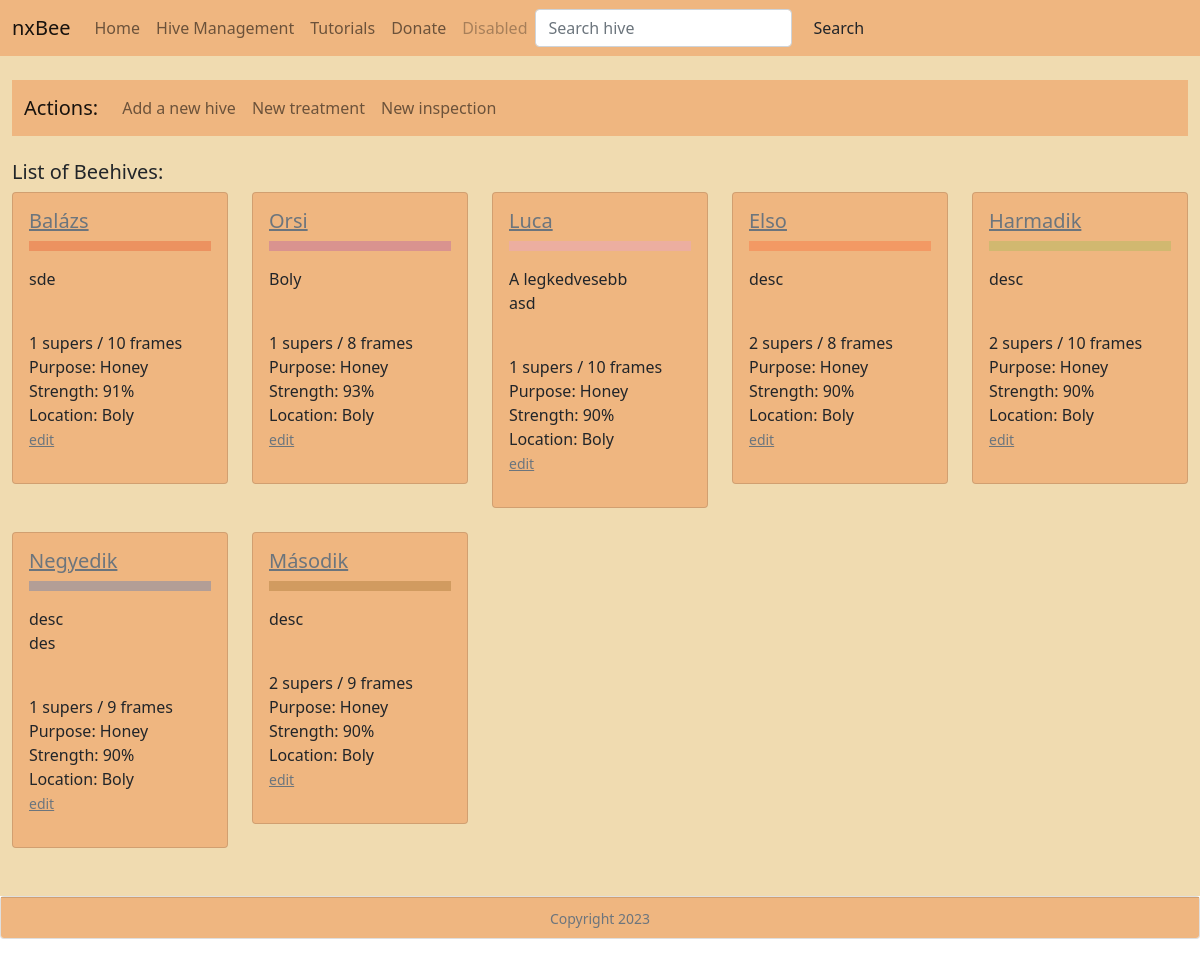
The page /hive_management on the database its author committed.
### hive_management/models.py (models this page shows)
class Hive(models.Model):
    name = models.CharField('Hive Name', max_length=255)
    location = models.CharField('Location', max_length=255)
    description = models.TextField('Description')
    supers = models.IntegerField('Supers')
    frames = models.IntegerField('Frames')
    color = models.CharField('Color', max_length=7, default='#00ff3f')
    purpose = models.CharField('Purpose', max_length=50, default='Honey')
    strength = models.IntegerField('Strength', default=90, validators=[MinValueValidator(1), MaxValueValidator(100)])
    created_on = models.DateField('Date')

### hive_management/views.py (the view, shortened to what this page needs)
# urls.py: path('hive_management', views.hive_management, name='hive_management'),
def hive_management(request):
    hives = Hive.objects.all().order_by('-created_on')
    context = {
        "hives": hives,
    }
    return render(request, 'hive_management.html', context)

### hive_management/templates/hive_management.html (shortened to what this page needs)
{% extends "base.html" %}
{% block page_content %}
<div class="container-fluid" style="background-color: #f0dbb0;">
    <br>
    <nav class="navbar navbar-expand-lg navbar-light" style="background-color: #efb680;">
        <div class="container-fluid">
          <div class="navbar-brand">Actions:</div>
          <div class="collapse navbar-collapse" id="navbarNav">
            <ul class="navbar-nav">
                <li class="nav-item">
                    <a class="nav-link" href="{% url 'new_hive' %}">Add a new hive</a>
                </li>
                <li class="nav-item">
                    <a class="nav-link" href="{% url 'new_hive' %}">New treatment</a>
                </li>
                <li class="nav-item">
                    <a class="nav-link" href="{% url 'new_hive' %}">New inspection</a>
                </li>
            </ul>
          </div>
        </div>
      </nav>
<br>
<h5>List of Beehives:</h5>
<div class="row row-cols-1 row-cols-md-5 g-4">
{% for hive in hives %}
    <div class="col">
        <div class="card" style="background-color: #efb680;">
            <div class="card-body">
            <h5 class="card-title"><a href="{% url 'hive_detail' hive.pk %}" class="link-secondary">{{ hive.name }}</a></h5>
            <hr style="color: {{ hive.color }}; height: 10px; margin: 0;">
            <p class="card-text">
                {{ hive.description | linebreaks }}
                <br>
                {{ hive.supers }} supers / {{ hive.frames }} frames
                <br>
                Purpose: {{ hive.purpose }}
                <br>
                Strength: {{ hive.strength }}%
                <br>
                Location: {{ hive.location }}
                <br>
                <small><a href="{% url 'edit_hive' hive.pk %}" class="link-secondary">edit</a></small>
            </p>
            </div>
        </div>
    </div>
{% endfor %}
</div>
<br>&nbsp;
</div>
{% endblock %}

### hive_management/templates/base.html (shortened to what this page needs)
<!DOCTYPE html>
<html lang="en">
<head>
    <link href="https://cdn.jsdelivr.net/npm/bootstrap@5.0.2/dist/css/bootstrap.min.css" rel="stylesheet">
</head>
<body>
    <nav class="navbar navbar-expand-lg navbar-light" style="background-color: #efb680;">
        <div class="container-fluid">
          <a class="navbar-brand" href="{% url 'homepage' %}">nxBee</a>
          <div class="collapse navbar-collapse" id="navbarNav">
            <ul class="navbar-nav">
              <li class="nav-item">
                <a class="nav-link" href="{% url 'homepage' %}">Home</a>
              </li>
              <li class="nav-item">
                <a class="nav-link" href="{% url 'hive_management' %}">Hive Management</a>
              </li>
              <li class="nav-item">
                <a class="nav-link" href="{% url 'donate' %}">Tutorials</a>
              </li>
              <li class="nav-item">
                <a class="nav-link" href="{% url 'donate' %}">Donate</a>
              </li>
              <li class="nav-item">
                <a class="nav-link disabled" href="#" tabindex="-1" aria-disabled="true">Disabled</a>
              </li>
            </ul>
            <form class="d-flex">
                <input class="form-control me-2" type="search" placeholder="Search hive" aria-label="Search">
                <button class="btn" type="submit">Search</button>
            </form>
          </div>
        </div>
      </nav>
    {% block page_content %}{% endblock %}
        <div class="col">
          <div class="card h-100">
            <div class="card-footer" style="background-color: #efb680; text-align: center;">
              <small class="text-muted">Copyright 2023</small>
            </div>
          </div>
        </div>
        <br>&nbsp;
</body>
</html>

### rows shown on the page
Hive: name "Balázs", description "sde", supers "1", frames "10", purpose "Honey", strength "91", location "Boly"
Hive: name "Orsi", description "Boly", supers "1", frames "8", purpose "Honey", strength "93", location "Boly"
Hive: name "Luca", description "A legkedvesebb asd", supers "1", frames "10", purpose "Honey", strength "90", location "Boly"
Hive: name "Elso", description "desc", supers "2", frames "8", purpose "Honey", strength "90", location "Boly"
Hive: name "Harmadik", description "desc", supers "2", frames "10", purpose "Honey", strength "90", location "Boly"
Hive: name "Negyedik", description "desc des", supers "1", frames "9", purpose "Honey", strength "90", location "Boly"
Hive: name "Második", description "desc", supers "2", frames "9", purpose "Honey", strength "90", location "Boly"
